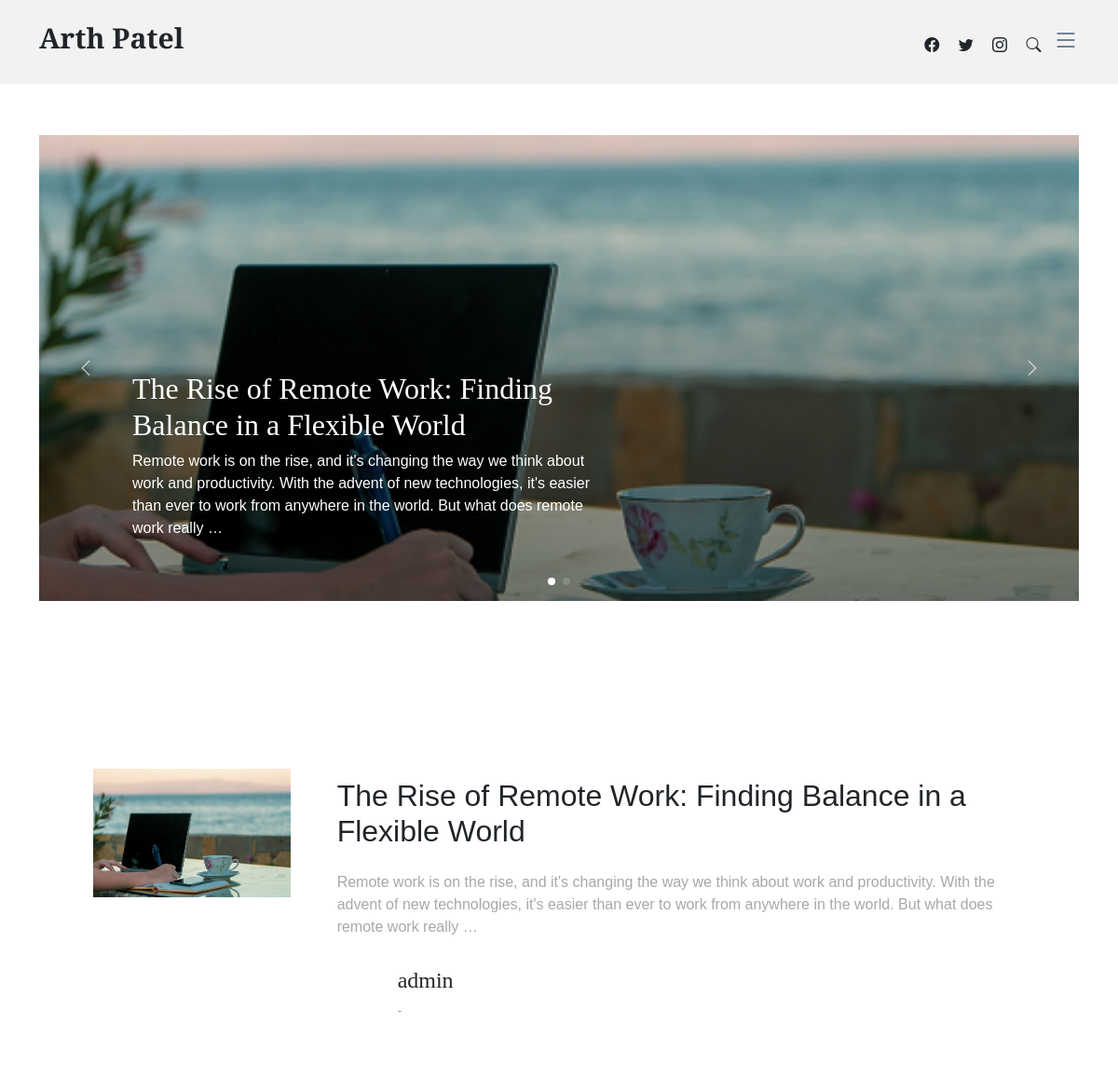
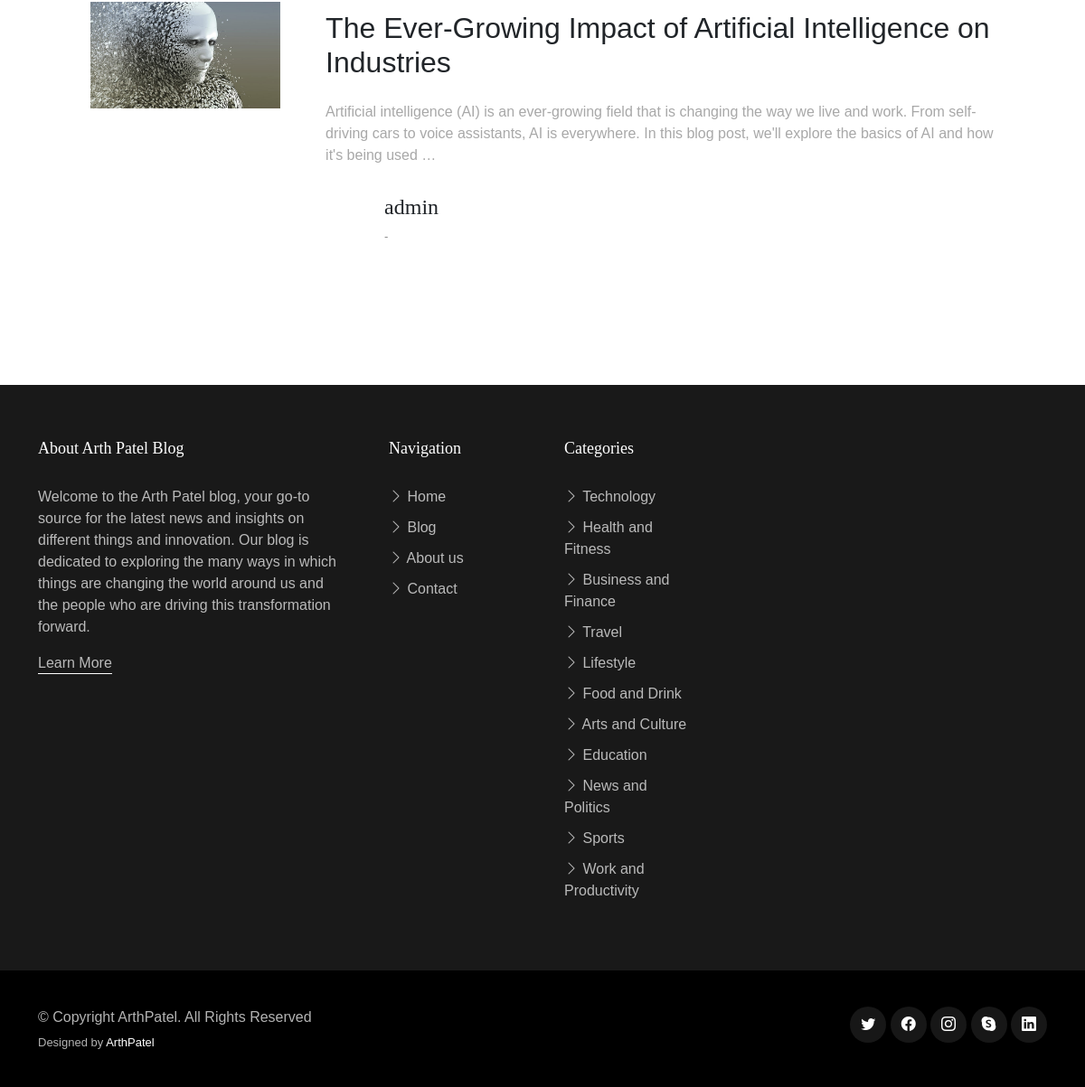
The page / on the database its author committed (2 pictures, top to bottom).
### blog/models.py (models this page shows, shortened)
class Post(models.Model):
    STATUS_CHOICES = (
        ('draft', 'Draft'),
        ('published', 'Published'),
    )
    title = models.CharField(max_length=200)
    slug = models.SlugField(max_length=200, unique=True)
    content = models.TextField()
    created_on = models.DateTimeField(auto_now_add=True)
    last_modified = models.DateTimeField(auto_now=True)
    status = models.CharField(max_length=10, choices=STATUS_CHOICES, default='draft')
    author = models.ForeignKey(User, on_delete=models.CASCADE)
    categories = models.ManyToManyField(Category, related_name='posts')
    featured_image = models.ImageField(upload_to='post_images', null=True, blank=True)
    excerpt = models.CharField(max_length=200, null=True, blank=True)
    views = models.PositiveIntegerField(default=0)
    likes = models.PositiveIntegerField(default=0)
    class Meta:
        ordering = ['-created_on']

class Category(models.Model):
    name = models.CharField(max_length=100)
    slug = models.SlugField(max_length=200, unique=True, blank=True)

### AppUser/models.py (models this page shows, shortened)
class User(AbstractUser):
    age = models.IntegerField(null=True, blank=True)
    mobile_number = models.CharField(max_length=15, blank=True, null=True)

### blog/views.py (the view)
# urls.py: path('', views.IndexView.as_view(), name='index'),
class IndexView(ListView):
    print('12121212')
    template_name = 'index.html'
    model = Post
    def get(self, request, *args, **kwargs):
        context = {}
        posts = Post.objects.filter(status='published')
        context['posts'] = posts
        return render(request=request, template_name='index.html', context=context)

### myblog/context_processor.py (called while the page is built)
def common_context(request):
    context = {}
    context['categories'] = Category.objects.all()
    return context

### blog/templates/index.html (shortened to what this page needs)
{% extends 'base.html' %}
{% block main %}
    <section id="hero-slider" class="hero-slider">
        <div class="container-md" data-aos="fade-in">
            <div class="row">
                <div class="col-12">
                    <div class="swiper sliderFeaturedPosts">
                        <div class="swiper-wrapper">
                            {% for row in posts %}
                                {% if row.status == 'published' %}
                                    <div class="swiper-slide">
                                        <a href="" class="img-bg d-flex align-items-end"
                                           style="background-image: url('{{ request.scheme }}://{{ request.get_host }}/media/{{ row.featured_image }}');">
                                            <div class="img-bg-inner">
                                                <h2>{{ row.title }}</h2>
                                                <p>{{ row.content|truncatewords:40 }}</p>
                                            </div>
                                        </a>
                                    </div>
                                {% endif %}
                            {% endfor %}
                        </div>
                        <div class="custom-swiper-button-next">
                            <span class="bi-chevron-right"></span>
                        </div>
                        <div class="custom-swiper-button-prev">
                            <span class="bi-chevron-left"></span>
                        </div>
                        <div class="swiper-pagination"></div>
                    </div>
                </div>
            </div>
        </div>
    </section>
    <div>
        <div style="padding: 50px 100px;">
            {% for row in posts %}
            <section class="blog-single">
                <div class="blog">
                    <div class="blog-img">
                        <img src='{{ request.scheme }}://{{ request.get_host }}/media/{{ row.featured_image }}' alt="">
                    </div>
                    <div class="blog-content">
                        <h2 class="blog-title"><a href="{% url 'post_detail_view' row.slug %}">{{ row.title }}</a></h2>
                        <p class="blog-desc">{{ row.content|truncatewords:40 }}</p>
                        <div class="blog-details">
                            <div class="blog-author-details">
                                <h4 class="blog-author-name">{{ row.author.username }}</h4>
                                <div class="blog-author-desig">-</div>
                            </div>
                        </div>
                    </div>
                </div>
            </section>
        {% endfor %}
        </div>
    </div>
{% endblock %}

### blog/templates/base.html (shortened to what this page needs)
{% load static %}
<!DOCTYPE html>
<html lang="en">
<head>
    <link href="{% static 'assets/vendor/bootstrap/css/bootstrap.min.css' %}" rel="stylesheet">
    <link href="{% static 'assets/vendor/bootstrap-icons/bootstrap-icons.css' %}" rel="stylesheet">
    <link href="{% static 'assets/vendor/swiper/swiper-bundle.min.css' %}" rel="stylesheet">
    <link href="{% static 'assets/vendor/glightbox/css/glightbox.min.css' %}" rel="stylesheet">
    <link href="{% static 'assets/vendor/aos/aos.css' %}" rel="stylesheet">
    <link href="{% static 'assets/css/variables.css' %}" rel="stylesheet">
    <link href="{% static 'assets/css/main.css' %}" rel="stylesheet">
</head>
<body>
<header id="header" class="header d-flex align-items-center fixed-top">
    <div class="container-fluid container-xl d-flex align-items-center justify-content-between">
        <a href="{% url 'index' %}" class="logo d-flex align-items-center">
            <h1>Arth Patel</h1>
        </a>
        <div class="position-relative">
            <a href="#" class="mx-2"><span class="bi-facebook"></span></a>
            <a href="#" class="mx-2"><span class="bi-twitter"></span></a>
            <a href="#" class="mx-2"><span class="bi-instagram"></span></a>
            <a href="#" class="mx-2 js-search-open"><span class="bi-search"></span></a>
            <i class="bi bi-list mobile-nav-toggle"></i>
        </div>
    </div>
</header>
<main id="main">
    {% block main %}{% endblock %}
</main>
<footer id="footer" class="footer">
    <div class="footer-content">
        <div class="container">
            <div class="row g-5">
                <div class="col-lg-4">
                    <h3 class="footer-heading">About Arth Patel Blog</h3>
                    <p>Welcome to the Arth Patel blog, your go-to source for the latest news and insights on different things and innovation. Our blog is dedicated to exploring the many ways in which things are changing the world around us and the people who are driving this transformation forward.</p>
                    <p><a href="{% url 'about-us' %}" class="footer-link-more">Learn More</a></p>
                </div>
                <div class="col-6 col-lg-2">
                    <h3 class="footer-heading">Navigation</h3>
                    <ul class="footer-links list-unstyled">
                        <li><a href="{% url 'index' %}"><i class="bi bi-chevron-right"></i> Home</a></li>
                        <li><a href="{% url 'index' %}"><i class="bi bi-chevron-right"></i> Blog</a></li>
                        <li><a href="{% url 'about-us' %}"><i class="bi bi-chevron-right"></i> About us</a></li>
                        <li><a href="{% url 'contact-us' %}"><i class="bi bi-chevron-right"></i> Contact</a></li>
                    </ul>
                </div>
                <div class="col-6 col-lg-2">
                    <h3 class="footer-heading">Categories</h3>
                    <ul class="footer-links list-unstyled">
                        {% for row in categories %}
                        <li><a href="category.html"><i class="bi bi-chevron-right"></i> {{ row.name }}</a></li>
                        {% endfor %}
                    </ul>
                </div>
            </div>
        </div>
    </div>
    <div class="footer-legal">
        <div class="container">
            <div class="row justify-content-between">
                <div class="col-md-6 text-center text-md-start mb-3 mb-md-0">
                    <div class="copyright">
                        © Copyright <strong><span>ArthPatel</span></strong>. All Rights Reserved
                    </div>
                    <div class="credits">
                        Designed by <a href="#">ArthPatel</a>
                    </div>
                </div>
                <div class="col-md-6">
                    <div class="social-links mb-3 mb-lg-0 text-center text-md-end">
                        <a href="#" class="twitter"><i class="bi bi-twitter"></i></a>
                        <a href="#" class="facebook"><i class="bi bi-facebook"></i></a>
                        <a href="#" class="instagram"><i class="bi bi-instagram"></i></a>
                        <a href="#" class="google-plus"><i class="bi bi-skype"></i></a>
                        <a href="#" class="linkedin"><i class="bi bi-linkedin"></i></a>
                    </div>
                </div>
            </div>
        </div>
    </div>
</footer>
</body>
</html>

### static/assets/css/variables.css (style rules this page uses)
:root { --font-default: 'EB Garamond', system-ui, -apple-system, "Segoe UI", Roboto, "Helvetica Neue", Arial, "Noto Sans", "Liberation Sans", sans-serif, "Apple Color Emoji", "Segoe UI Emoji", "Segoe UI Symbol", "Noto Color Emoji"; --font-primary: 'EB Garamond', serif; --font-secondary: 'Inter', sans-serif; --color-default: #212529; --color-default-rgb: 33, 37, 41; --color-links: #212529; --color-links-hover: #15171a; --color-primary: #212529; --color-primary-light: #26282c; --color-primary-dark: #0b0c0e; --color-primary-rgb: 33, 37, 41; --color-primary-light-rgb: 38, 40, 44; --color-primary-dark-rgb: 11, 12, 14; --color-secondary: #596d80; --color-secondary-light: #8498aa; --color-secondary-dark: #404f5c; --color-secondary-rgb: 89, 109, 128; --color-secondary-light-rgb: 132, 152, 170; --color-secondary-dark-rgb: 64, 79, 92; --color-blue: #0d6efd; --color-blue-rgb: 13, 110, 253; --color-indigo: #6610f2; --color-indigo-rgb: 102, 16, 242; --color-purple: #6f42c1; --color-purple-rgb: 111, 66, 193; --color-pink: #f3268c; --color-pink-rgb: 243, 38, 140; --color-red: #df1529; --color-red-rgb: 223, 21, 4; --color-orange: #fd7e14; --color-orange-rgb: 253, 126, 20; --color-yellow: #ffc107; --color-yellow-rgb: 255, 193, 7; --color-green: #059652; --color-green-rgb: 5, 150, 82; --color-teal: #20c997; --color-teal-rgb: 32, 201, 151; --color-cyan: #0dcaf0; --color-cyan-rgb: 13, 202, 240; --color-white: #ffffff; --color-white-rgb: 255, 255, 255; --color-gray: #6c757d; --color-gray-rgb: 108, 117, 125; --color-black: #000000; --color-black-rgb: 0, 0, 0; }
:root { --bs-blue: var(--color-blue); --bs-indigo: var(--color-indigo); --bs-purple: var(--color-purple); --bs-pink: var(--color-pink); --bs-red: var(--color-red); --bs-orange: var(--color-orange); --bs-yellow: var(--color-yellow); --bs-green: var(--color-green); --bs-teal: var(--color-teal); --bs-cyan: var(--color-cyan); --bs-white: var(--color-white); --bs-gray: var(--color-gray); --bs-gray-dark: #343a40; --bs-gray-100: #f8f9fa; --bs-gray-200: #e9ecef; --bs-gray-300: #dee2e6; --bs-gray-400: #ced4da; --bs-gray-500: #adb5bd; --bs-gray-600: #6c757d; --bs-gray-700: #495057; --bs-gray-800: #343a40; --bs-gray-900: #212529; --bs-primary: var(--color-blue); --bs-secondary: var(--color-blue); --bs-success: #198754; --bs-info: #0dcaf0; --bs-warning: #ffc107; --bs-danger: #dc3545; --bs-light: #f8f9fa; --bs-dark: #212529; --bs-primary-rgb: var(--color-primary-rgb); --bs-secondary-rgb: var(--color-secondary-rgb); --bs-success-rgb: 25, 135, 84; --bs-info-rgb: 13, 202, 240; --bs-warning-rgb: 255, 193, 7; --bs-danger-rgb: 220, 53, 69; --bs-light-rgb: 248, 249, 250; --bs-dark-rgb: 33, 37, 41; --bs-white-rgb: var(--color-white-rgb); --bs-black-rgb: var(--color-black-rgb); --bs-body-color-rgb: var(--color-default-rgb); --bs-body-bg-rgb: 255, 255, 255; --bs-font-sans-serif: var(--font-default); --bs-font-monospace: SFMono-Regular, Menlo, Monaco, Consolas, "Liberation Mono", "Courier New", monospace; --bs-gradient: linear-gradient(180deg, rgba(255, 255, 255, 0.15), rgba(255, 255, 255, 0)); --bs-body-font-family: var(--font-default); --bs-body-font-size: 1rem; --bs-body-font-weight: 400; --bs-body-line-height: 1.5; --bs-body-color: var(--color-default); --bs-body-bg: #fff; }

### rows shown on the page
Post: featured_image (picture), title "The Rise of Remote Work: Finding Balance in a Flexible World", content "Remote work is on the rise, and it's changing the way we think about work and productivity. With the advent of new technologies, it's easier than ever to work from anywhere in the world. But what does remote work really …", author.username "admin"
Post: featured_image (picture), title "The Ever-Growing Impact of Artificial Intelligence on Industries", content "Artificial intelligence (AI) is an ever-growing field that is changing the way we live and work. From self-driving cars to voice assistants, AI is everywhere. In this blog post, we'll explore the basics of AI and how it's being used …", author.username "admin"
Category: name "Technology"
Category: name "Health and Fitness"
Category: name "Business and Finance"
Category: name "Travel"
Category: name "Lifestyle"
Category: name "Food and Drink"
Category: name "Arts and Culture"
Category: name "Education"
Category: name "News and Politics"
Category: name "Sports"
Category: name "Work and Productivity"
